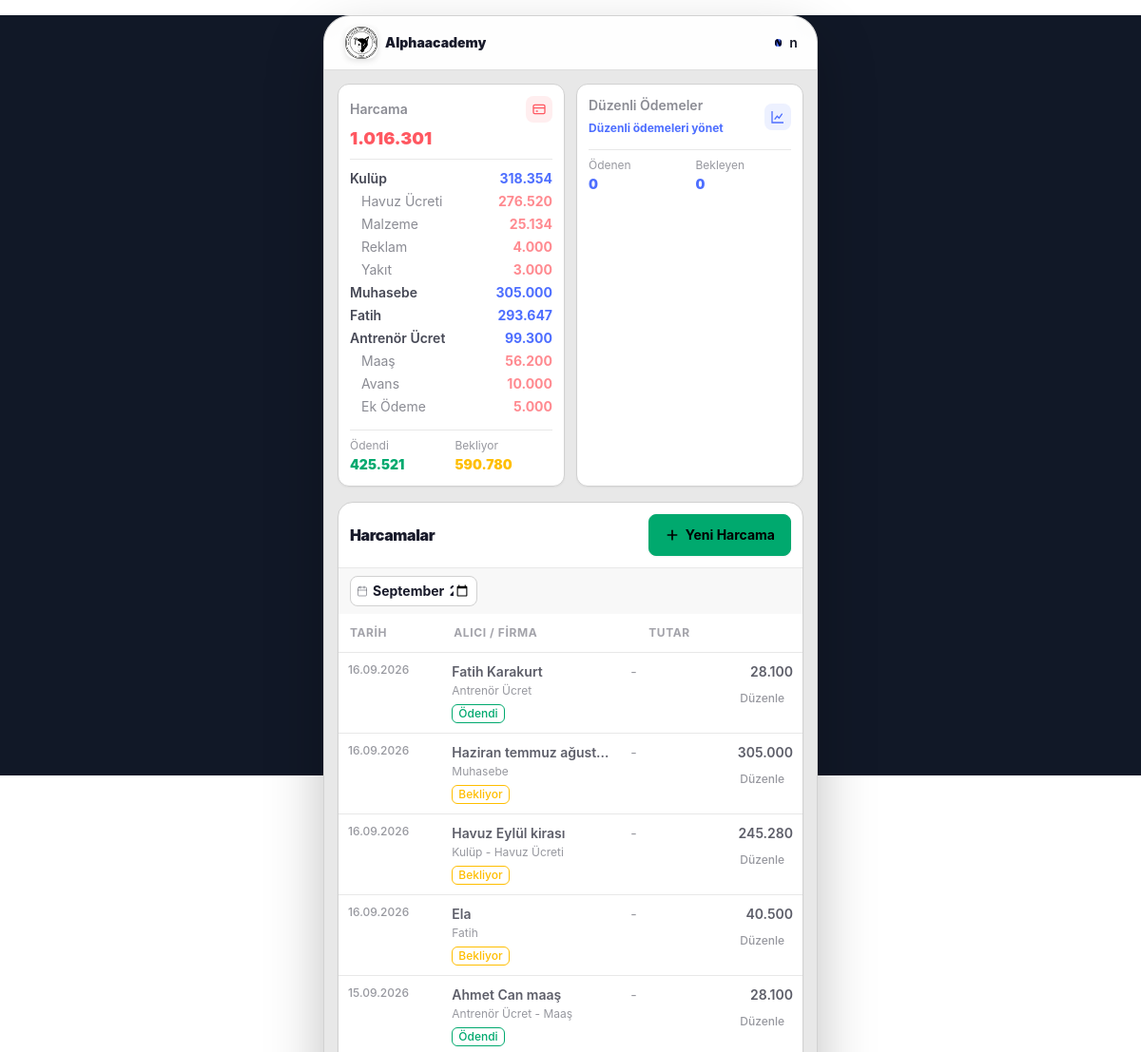
Before: /finance/expenses/ (signed in, upper part) with the older database file.
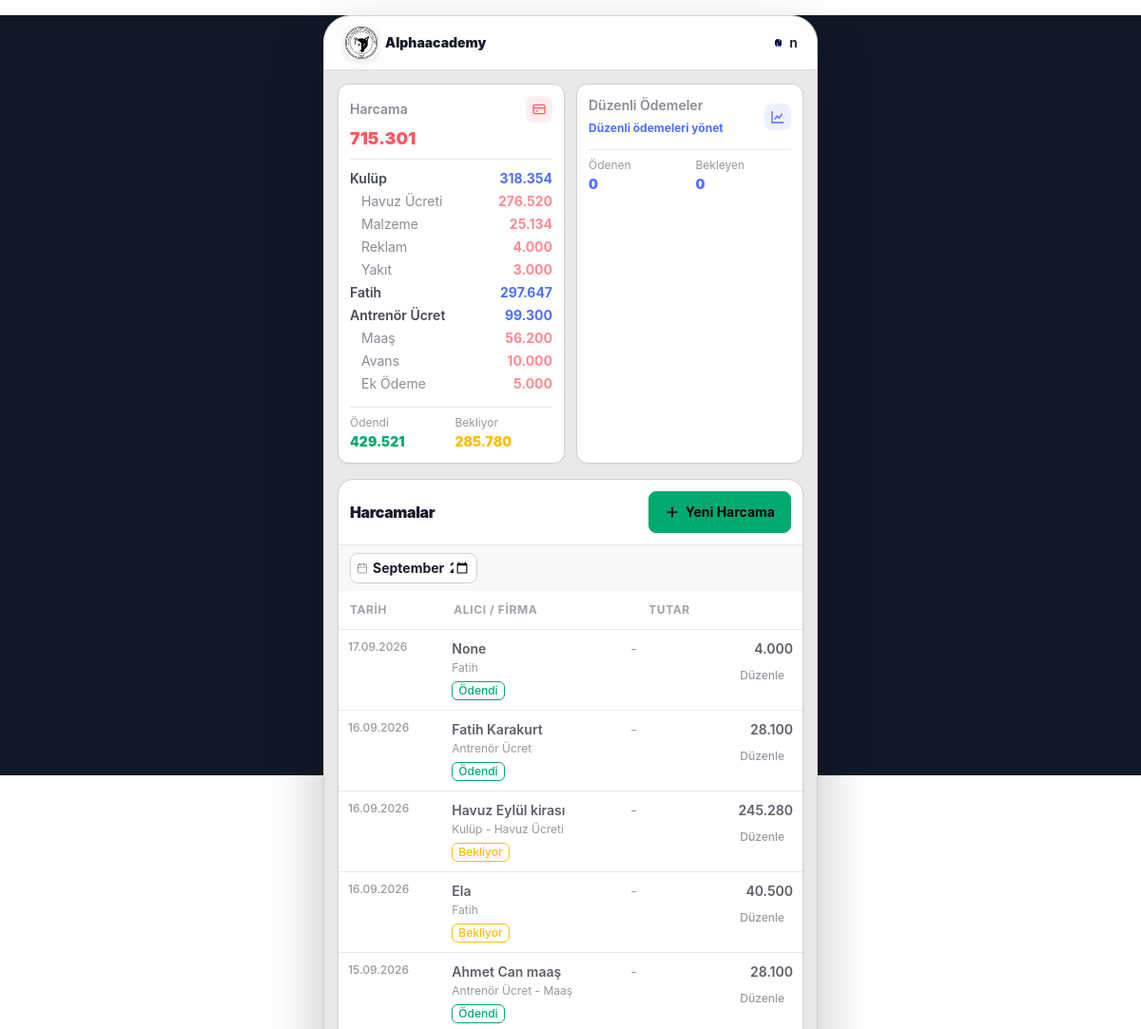
After: the same page with the newer database file.
### finance/models.py (models this page shows, shortened)
class ExpenseCategory(models.Model):
    name = models.CharField(max_length=100, verbose_name="Kategori Adı")
    parent = models.ForeignKey(
        'self',
        on_delete=models.SET_NULL,
        null=True,
        blank=True,
        related_name='children',
        verbose_name="Üst Kategori",
    )
    description = models.TextField(blank=True, null=True, verbose_name="Açıklama")
    class Meta:
        verbose_name = "Gider Kategorisi"
        verbose_name_plural = "Gider Kategorileri"

class Expense(models.Model):
    STATUS_CHOICES = [
        ('pending', 'Bekliyor'),
        ('paid', 'Ödendi'),
        ('cancelled', 'İptal Edildi'),
    ]
    category = models.ForeignKey(
        ExpenseCategory,
        on_delete=models.SET_NULL,
        null=True,
        related_name='expenses',
        verbose_name="Kategori"
    )
    regular_expense = models.ForeignKey(
        'RegularExpense',
        on_delete=models.SET_NULL,
        null=True,
        blank=True,
        related_name='generated_expenses',
        verbose_name="Düzenli gider kaynağı"
    )
    amount = models.IntegerField(verbose_name="Tutar (TL)")
    status = models.CharField(
        max_length=20,
        choices=STATUS_CHOICES,
        default='pending',
        verbose_name="Gider Durumu",
    )
    reciever = models.CharField(
        null=True,
        blank=True,
        max_length=200,
        verbose_name="Alıcı / Firma / Kişi")
    expense_date = models.DateField(verbose_name="Harcama Tarihi")
    is_active = models.BooleanField(default=True, verbose_name="Aktif mi?")
    period = models.CharField(
        max_length=7,
        db_index=True,
        help_text="Format: YYYY-MM (Örn: 2026-08)",
        verbose_name="Ait Olduğu Dönem"
    )
    receipt_no = models.CharField(max_length=100, blank=True, null=True, verbose_name="Fatura / Fiş / Dekont No")
    notes = models.TextField(blank=True, null=True, verbose_name="Açıklama / Detay")
    created_by = models.ForeignKey(
        settings.AUTH_USER_MODEL,
        on_delete=models.SET_NULL,
        null=True,
        verbose_name="Kaydı Oluşturan"
    )
    created_at = models.DateTimeField(auto_now_add=True)
    updated_at = models.DateTimeField(auto_now=True)
    class Meta:
        verbose_name = "Gider Kaydı"
        verbose_name_plural = "Gider Kayıtları"
        ordering = ['updated_at']

### finance/views.py (the view)
# urls.py: path('expenses/', views.expense_list, name='expense-list'),
@login_required
def expense_list(request):
    period = request.GET.get('period', date.today().strftime('%Y-%m'))
    category_id = request.GET.get('category', '')
    query = request.GET.get('q', '').strip()
    expenses = get_expenses_for_period(period, category_id, query)
    expense_summary = get_expense_summary(period)
    regular_expense_summary = get_regular_expense_summary(period)
    context = {
        'period': period,
        'expenses': expenses,
        'categories': ExpenseCategory.objects.all().order_by('name'),
        'selected_category': category_id,
        'query': query,
        'expense_summary': expense_summary,
        'regular_expense_summary': regular_expense_summary,
        'today': date.today(),
    }
    return render(request, 'finance/expenses.html', context)

### finance/views.py (called while the page is built)
def get_period_bounds(period):
    try:
        period_start = datetime.strptime(period, '%Y-%m').date()
    except (TypeError, ValueError):
        period_start = date.today().replace(day=1)
    period_end = period_start.replace(
        day=calendar.monthrange(period_start.year, period_start.month)[1]
    )
    return period_start, period_end

def get_regular_expense_summary(period=None):
    period = period or date.today().strftime('%Y-%m')
    period_start, period_end = get_period_bounds(period)
    active_expenses = RegularExpense.objects.filter(
        start_date__lte=period_end
    ).filter(
        Q(end_date__isnull=True) | Q(end_date__gte=period_start)
    )
    paid_expenses = Expense.objects.filter(
        regular_expense__in=active_expenses,
        is_active=True,
        status='paid',
        period=period,
    )
    regular_total = active_expenses.aggregate(total=Sum('amount'))['total'] or 0
    paid_total = paid_expenses.aggregate(total=Sum('amount'))['total'] or 0
    return {
        'regular_total': regular_total,
        'regular_paid_total': paid_total,
        'regular_pending_total': regular_total - paid_total,
    }

### templates/finance/expenses.html (shortened to what this page needs)
{% extends "base.html" %}
{% block content %}
<div class="w-full space-y-4">
{% include 'finance/partials/_expense_summary.html' %}
<section
    class="overflow-hidden rounded-2xl border border-base-300 bg-base-100 shadow-sm"
>
    <div class="flex items-center justify-between gap-2 p-3">
        <h2 class="text-base font-black tracking-tight text-base-content">
            Harcamalar
        </h2>
        <div class="flex items-center gap-2">
            <button
                class="btn btn-success btn-sm h-11 min-h-11 shrink-0 gap-1.5 rounded-lg px-4 text-sm font-bold shadow-sm active:scale-[.97] transition-transform"
                hx-get="{% url 'expense-create' %}?period={{ period }}&category={{ selected_category }}&q={{ query|urlencode }}"
                hx-target="#modal-container"
                hx-swap="innerHTML"
            >
                <svg class="h-4 w-4" viewBox="0 0 24 24" fill="none" stroke="currentColor" stroke-width="2.5" stroke-linecap="round">
                    <path d="M12 5v14"/>
                    <path d="M5 12h14"/>
                </svg>
                <span class="hidden sm:inline">Yeni Harcama</span>
            </button>
        </div>
    </div>
    <form method="get" class="flex items-center border-t border-base-200 bg-base-200/30 px-3 py-2">
        <div class="flex h-8 min-w-0 items-center gap-1 rounded-lg border border-base-300 bg-base-100 px-1.5">
            <svg class="h-3 w-3 shrink-0 text-base-content/40" viewBox="0 0 24 24" fill="none" stroke="currentColor" stroke-width="2" stroke-linecap="round" stroke-linejoin="round">
                <rect x="3" y="4" width="18" height="18" rx="2"/>
                <path d="M16 2v4"/>
                <path d="M8 2v4"/>
                <path d="M3 10h18"/>
            </svg>
            <input
                type="month"
                name="period"
                value="{{ period }}"
                onchange="this.form.submit()"
                class="w-[6.5rem] min-w-0 border-0 bg-transparent p-0 text-[11px] font-bold outline-none focus:ring-0"
            >
        </div>
    </form>
    <div class="w-full overflow-x-auto">
        <table class="table w-full min-w-[340px]">
            <thead>
                <tr
                    class="
                        border-b
                        border-base-200
                        text-[9px]
                        uppercase
                        tracking-wider
                        text-base-content/40
                    "
                >
                    <th class="p-3">
                        Tarih
                    </th>
                    <th class="p-3">
                        Alıcı / Firma
                    </th>
                    <th class="p-3 text-right">
                        Tutar
                    </th>
                </tr>
            </thead>
            <tbody id="expense-list">
                {% for expense in expenses %}
                    {% include 'finance/partials/_expense_row.html' %}
                {% endfor %}
            </tbody>
        </table>
    </div>
</section>
</div>
{% endblock %}

### templates/finance/partials/_expense_summary.html (shortened to what the changed rows need)
<section
    id="financial-summary-strip"
    hx-swap-oob="true"
    class="grid grid-cols-2 gap-3"
    >
    <div
        class="
            rounded-xl
            bg-base-100
            border
            border-base-300
            p-3
            shadow-sm
        "
        >
        <div class="flex items-center justify-between">
            <span class="text-sm font-semibold text-base-content/50">
            </span>
            <span
                class="
                    flex
                    h-7
                    w-7
                    items-center
                    justify-center
                    rounded-lg
                    bg-error/10
                    text-error
                "
            >
            </span>
        </div>
        <p class="mt-2 text-lg font-black leading-none text-error">
            {{ expense_summary.total_expense|floatformat:0 }}
        </p>
        <div class="mt-3 border-t border-base-200 pt-2">
            {% for category in expense_summary.category_totals %}
                <div class="flex items-center justify-between gap-2 py-0.5 text-xs">
                    <span class="truncate {% if category.parent_name %}pl-3 text-base-content/50{% else %}font-semibold text-base-content/80{% endif %}">
                        {% if category.parent_name %}
                             {{ category.name }}
                        {% else %}
                            {{ category.name }}
                        {% endif %}
                    </span>
                    <span class="shrink-0 font-bold {% if category.parent_name %}text-error/70{% else %}text-primary{% endif %}">{{ category.total|floatformat:0 }}</span>
                </div>
            {% empty %}
                <p class="text-xs text-base-content/40">Kayıt yok.</p>
            {% endfor %}
        </div>
        <div class="mt-3 grid grid-cols-2 gap-2 border-t border-base-200 pt-2">
            <div>
                <p class="text-[10px] text-base-content/45">Ödendi</p>
                <p class="mt-0.5 text-sm font-black text-success">{{ expense_summary.paid_expense_total|floatformat:0 }}</p>
            </div>
            <div>
                <p class="text-[10px] text-base-content/45">Bekliyor</p>
                <p class="mt-0.5 text-sm font-black text-warning">{{ expense_summary.pending_expense_total|floatformat:0 }}</p>
            </div>
        </div>
    </div>
</section>

### templates/finance/partials/_expense_row.html (shortened to what this page needs)
<tr class="border-b border-base-200 last:border-0 transition-colors hover:bg-base-200/40 {% if expense.is_regular_source %}bg-base-200/20{% elif not expense.is_active %}opacity-60{% endif %}">
    <td class="whitespace-nowrap p-2.5 align-top">
        <div class="text-[10px] font-medium text-base-content/45">
                {{ expense.expense_date|date:'d.m.Y' }}
        </div>
    </td>
    <td class="max-w-[150px] p-2.5 align-top">
        <div class="truncate text-xs font-semibold text-base-content/70">
            {{ expense.reciever }}
        </div>
        <div class="mt-0.5 truncate text-[10px] text-base-content/45">
            {% if expense.category %}
                {% if expense.category.parent %}
                    {{ expense.category.parent.name }} - {{ expense.category.name }}
                {% else %}
                    {{ expense.category.name }}
                {% endif %}
            {% else %}
                Kategorisiz
            {% endif %}
        </div>
        {% if expense.is_regular_source or expense.status or not expense.is_active %}
            <div class="mt-1.5 flex flex-wrap items-center gap-1">
                {% if expense.is_regular_source %}
                    <span class="badge badge-ghost h-5 min-h-0 rounded-md px-1.5 text-[9px] font-medium text-base-content/50">
                        Bekliyor
                    </span>
                {% elif expense.status == 'paid' %}
                    <span class="badge badge-success badge-outline h-5 min-h-0 rounded-md px-1.5 text-[9px] font-medium">
                        Ödendi
                    </span>
                {% elif expense.status == 'pending' %}
                    <span class="badge badge-warning badge-outline h-5 min-h-0 rounded-md px-1.5 text-[9px] font-medium text-warning/80">
                        Bekliyor
                    </span>
                {% elif expense.status == 'cancelled' %}
                    <span class="badge badge-error badge-outline h-5 min-h-0 rounded-md px-1.5 text-[9px] font-medium text-error/80">
                        İptal
                    </span>
                {% endif %}
            </div>
        {% endif %}
    </td>
    <td class="hidden p-2.5 align-top text-xs text-base-content/45 md:table-cell">
        {{ expense.receipt_no|default:'-' }}
    </td>
    <td class="whitespace-nowrap p-2.5 text-right align-top">
        <div class="text-xs font-semibold text-base-content/70">
            {{ expense.amount|floatformat:0 }}
        </div>
        {% if expense.is_regular_source %}
            <button
                type="button"
                class="btn btn-primary mt-1 h-7 min-h-0 rounded-lg px-2.5 text-[10px] font-semibold"
                hx-get="{% url 'regular-expense-convert' expense.pk %}?source=expenses&period={{ period }}&category={{ selected_category }}&q={{ query|urlencode }}"
                hx-target="#modal-container"
                hx-swap="innerHTML"
            >
                Ödeme yap
            </button>
        {% else %}
            <button
                type="button"
                class="btn btn-ghost mt-1 h-7 min-h-0 rounded-lg px-2 text-[10px] font-medium text-base-content/45 hover:bg-base-200 hover:text-base-content/70"
                hx-get="{% url 'expense-update' expense.pk %}?period={{ expense.period }}"
                hx-target="#modal-container"
                hx-swap="innerHTML"
            >
                Düzenle
            </button>
        {% endif %}
    </td>
</tr>

Changed rows visible on the page:
no longer on this page (row unchanged): ExpenseCategory: name "Muhasebe", total "305.000"
no longer on this page (row edited): Expense: expense_date "16.09.2026", reciever "Haziran temmuz ağust…", category.name "Muhasebe", status "Bekliyor", receipt_no "-", amount "305.000"
computed for ExpenseCategory "Fatih": total "293.647" → "297.647"
added Expense: expense_date "17.09.2026", reciever "None", category.name "Fatih", status "Ödendi", receipt_no "-", amount "4.000"
Other visible differences:
{{ expense_summary.total_expense|floatformat:0 }}: "1.016.301" → "715.301"
{{ expense_summary.paid_expense_total|floatformat:0 }}: "425.521" → "429.521"
{{ expense_summary.pending_expense_total|floatformat:0 }}: "590.780" → "285.780"
